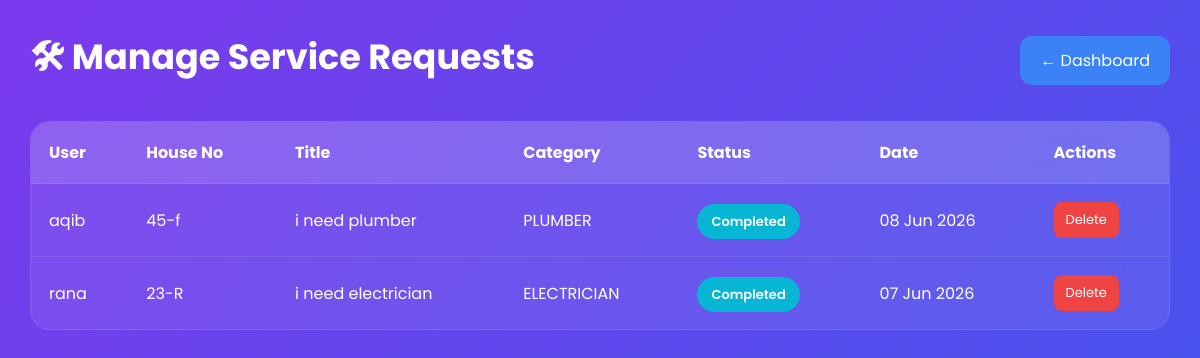
Screenshot of /manage-requests/ (signed in) with the database file from the repository.
### SMSApp/models.py (models this page shows, shortened)
class ServiceRequest(models.Model):
    CATEGORY_CHOICES = [
        ('PLUMBER', 'Plumber'),
        ('ELECTRICIAN', 'Electrician'),
        ('CLEANING', 'Cleaning'),
        ('OTHER', 'Other'),
    ]
    STATUS_CHOICES = [
        ('PENDING', 'Pending'),
        ('APPROVED', 'Approved'),
        ('COMPLETED', 'Completed'),
    ]
    user = models.ForeignKey(HouseUser, on_delete=models.CASCADE)
    title = models.CharField(max_length=100)
    description = models.TextField()
    category = models.CharField(max_length=20, choices=CATEGORY_CHOICES)
    status = models.CharField(
        max_length=20,
        choices=STATUS_CHOICES,
        default='PENDING'
    )
    created_at = models.DateTimeField(auto_now_add=True)

class HouseUser(models.Model):
    name = models.CharField(max_length=200)
    email = models.CharField(max_length=200)
    password = models.CharField(max_length=200)
    house_number = models.CharField(max_length=200)
    phone_number = models.CharField(max_length=200)
    is_active = models.BooleanField(default=False)
    reset_token = models.CharField(max_length=255,
        null=True,
        blank=True
    )

### SMSApp/views.py (the view)
# urls.py: path("manage-requests/",views.manage_requests,name="manage_requests"),
def manage_requests(request):
    if not request.session.get("admin"):
        return redirect("admin_login")
    requests = ServiceRequest.objects.all().order_by(
        "-created_at"
    )
    return render(
        request,
        "manage_requests.html",
        {
            "requests": requests
        }
    )

### templates/manage_requests.html (shortened to what this page needs)
<!DOCTYPE html>
<html lang="en">
<head>
</head>
<body>
<div class="header">
    <h1>🛠 Manage Service Requests</h1>
    <a href="{% url 'admin_dashboard' %}" class="back-btn">
        ← Dashboard
    </a>
</div>
<div class="table-container">
{% if requests %}
<table>
    <thead>
        <tr>
            <th>User</th>
            <th>House No</th>
            <th>Title</th>
            <th>Category</th>
            <th>Status</th>
            <th>Date</th>
            <th>Actions</th>
        </tr>
    </thead>
    <tbody>
    {% for req in requests %}
        <tr>
            <td>{{ req.user.name }}</td>
            <td>{{ req.user.house_number }}</td>
            <td>{{ req.title }}</td>
            <td>{{ req.category }}</td>
            <td>
                {% if req.status == "PENDING" %}
                    <span class="status pending">
                        Pending
                    </span>
                {% elif req.status == "APPROVED" %}
                    <span class="status approved">
                        Approved
                    </span>
                {% else %}
                    <span class="status completed">
                        Completed
                    </span>
                {% endif %}
            </td>
            <td>
                {{ req.created_at|date:"d M Y" }}
            </td>
            <td>
                <div class="actions">
                    <a href="{% url 'delete_request_admin' req.id %}"
                       class="btn delete-btn">
                        Delete
                    </a>
                </div>
            </td>
        </tr>
    {% endfor %}
    </tbody>
</table>
{% else %}
<div class="no-data">
    No Service Requests Found
</div>
{% endif %}
</div>
</body>
</html>

### templates/manage_requests.html (style rules this page uses)
* { margin:0; padding:0; box-sizing:border-box; font-family:'Poppins',sans-serif; }
body { min-height:100vh; padding:30px; background:linear-gradient(-45deg,#0f172a,#1e293b,#2563eb,#7c3aed); background-size:400% 400%; animation:bgAnimation 12s ease infinite; color:white; }
.header { display:flex; justify-content:space-between; align-items:center; margin-bottom:30px; flex-wrap:wrap; gap:15px; }
.header h1 { font-size:35px; }
.back-btn { text-decoration:none; color:white; background:#3b82f6; padding:12px 20px; border-radius:12px; transition:.3s; }
.table-container { background:rgba(255,255,255,.08); backdrop-filter:blur(20px); border-radius:20px; overflow:auto; border:1px solid rgba(255,255,255,.1); animation:fadeIn .8s ease; }
table { width:100%; border-collapse:collapse; min-width:1000px; }
th { background:rgba(255,255,255,.12); padding:18px; text-align:left; }
td { padding:18px; border-top:1px solid rgba(255,255,255,.08); }
.status { padding:8px 14px; border-radius:20px; font-size:13px; font-weight:600; }
.completed { background:#06b6d4; }
.actions { display:flex; gap:8px; flex-wrap:wrap; }
.btn { text-decoration:none; color:white; padding:8px 12px; border-radius:8px; font-size:13px; transition:.3s; }
.delete-btn { background:#ef4444; }

### rows the page displays
ServiceRequest: user.name "aqib", user.house_number "45-f", title "i need plumber", category "PLUMBER", status "Completed", created_at "08 Jun 2026"
ServiceRequest: user.name "rana", user.house_number "23-R", title "i need electrician", category "ELECTRICIAN", status "Completed", created_at "07 Jun 2026"
